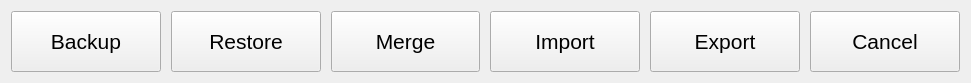
   <widget class="QWidget" name="layoutWidget">
    <property name="geometry">
     <rect>
      <x>25</x>
      <y>46</y>
      <width>971</width>
      <height>63</height>
     </rect>
    </property>
    <layout class="QHBoxLayout" name="horizontalLayout">
     <property name="spacing">
      <number>10</number>
     </property>
     <item>
      <widget class="QPushButton" name="btnBackup">
       <property name="sizePolicy">
        <sizepolicy hsizetype="Preferred" vsizetype="Preferred">
         <horstretch>0</horstretch>
         <verstretch>0</verstretch>
        </sizepolicy>
       </property>
       <property name="minimumSize">
        <size>
         <width>129</width>
         <height>61</height>
        </size>
       </property>
       <property name="maximumSize">
        <size>
         <width>171</width>
         <height>61</height>
        </size>
       </property>
       <property name="font">
        <font>
         <pointsize>16</pointsize>
        </font>
       </property>
       <property name="text">
        <string>Backup</string>
       </property>
      </widget>
     </item>
     <item>
      <widget class="QPushButton" name="btnRestore">
       <property name="sizePolicy">
        <sizepolicy hsizetype="Preferred" vsizetype="Preferred">
         <horstretch>0</horstretch>
         <verstretch>0</verstretch>
        </sizepolicy>
       </property>
       <property name="minimumSize">
        <size>
         <width>129</width>
         <height>61</height>
        </size>
       </property>
       <property name="maximumSize">
        <size>
         <width>171</width>
         <height>61</height>
        </size>
       </property>
       <property name="font">
        <font>
         <pointsize>16</pointsize>
        </font>
       </property>
       <property name="text">
        <string>Restore</string>
       </property>
      </widget>
     </item>
     <item>
      <widget class="QPushButton" name="btnMerge">
       <property name="sizePolicy">
        <sizepolicy hsizetype="Preferred" vsizetype="Preferred">
         <horstretch>0</horstretch>
         <verstretch>0</verstretch>
        </sizepolicy>
       </property>
       <property name="minimumSize">
        <size>
         <width>129</width>
         <height>61</height>
        </size>
       </property>
       <property name="maximumSize">
        <size>
         <width>171</width>
         <height>61</height>
        </size>
       </property>
       <property name="font">
        <font>
         <pointsize>16</pointsize>
        </font>
       </property>
       <property name="text">
        <string>Merge</string>
       </property>
      </widget>
     </item>
     <item>
      <widget class="QPushButton" name="btnImport">
       <property name="sizePolicy">
        <sizepolicy hsizetype="Preferred" vsizetype="Preferred">
         <horstretch>0</horstretch>
         <verstretch>0</verstretch>
        </sizepolicy>
       </property>
       <property name="minimumSize">
        <size>
         <width>40</width>
         <height>61</height>
        </size>
       </property>
       <property name="maximumSize">
        <size>
         <width>171</width>
         <height>61</height>
        </size>
       </property>
       <property name="font">
        <font>
         <pointsize>16</pointsize>
        </font>
       </property>
       <property name="text">
        <string>Import</string>
       </property>
      </widget>
     </item>
     <item>
      <widget class="QPushButton" name="btnExport">
       <property name="sizePolicy">
        <sizepolicy hsizetype="Preferred" vsizetype="Preferred">
         <horstretch>0</horstretch>
         <verstretch>0</verstretch>
        </sizepolicy>
       </property>
       <property name="minimumSize">
        <size>
         <width>40</width>
         <height>61</height>
        </size>
       </property>
       <property name="maximumSize">
        <size>
         <width>171</width>
         <height>61</height>
        </size>
       </property>
       <property name="font">
        <font>
         <pointsize>16</pointsize>
        </font>
       </property>
       <property name="text">
        <string>Export</string>
       </property>
      </widget>
     </item>
     <item>
      <widget class="QPushButton" name="btnCancel">
       <property name="sizePolicy">
        <sizepolicy hsizetype="Preferred" vsizetype="Preferred">
         <horstretch>0</horstretch>
         <verstretch>0</verstretch>
        </sizepolicy>
       </property>
       <property name="minimumSize">
        <size>
         <width>129</width>
         <height>61</height>
        </size>
       </property>
       <property name="maximumSize">
        <size>
         <width>151</width>
         <height>61</height>
        </size>
       </property>
       <property name="font">
        <font>
         <pointsize>16</pointsize>
        </font>
       </property>
       <property name="text">
        <string>Cancel</string>
       </property>
      </widget>
     </item>
    </layout>
   </widget>
